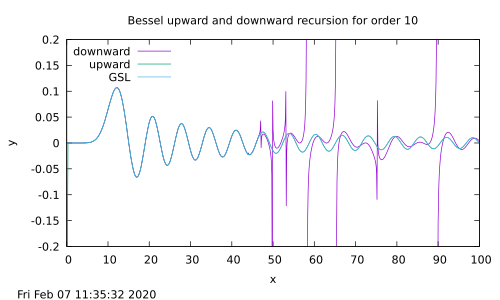

Write gnuplot code to recreate this figure.
#  file: derivative_test.plt 
#
#  Gnuplot plot file for derivative_test output
#  
#  Programmer:  Dick Furnstahl  furnstahl.1@osu.edu
# 
#  Revision history
#   2004-01-24  original version for 780.20 session 5
#   2004-01-16  added postscript enhanced and comments for session 4
#

# record the time and date the graph was generated
set timestamp

# titles and labels
set title 'Bessel upward and downward recursion for order 10'
set xlabel 'x'
set ylabel 'y'

# move the legend to a free space
set key left

# set the x and y axis scales (already logs)
#set xrange [-10:-1]
set yrange [-0.2:0.2]

# fit the curve
#f1(x) = a1*x + b1
#fit [4:6] f1(x) "sums.dat" using ($1):($2) via a1, b1
#fit_title1 = sprintf("%-+4.1f*x %-+4.1f",a1,b1)

# set the terminal type to be the screen (which is x11 here)
set term x11

# plot the data as well as the fit, with appropriate titles 
plot "bessel.dat" using ($1):($2) title "downward" with l,\
"bessel.dat" using 1:3 title "upward" with l, \
"bessel.dat" using 1:4 title "GSL" with l \
 #    a1*x + b1 title fit_title1

# output the plot to the file derivative_test_plt.ps   
set out "bessel.ps"
set term postscript color enhanced
replot
set out "bessel.pdf"
set term pdf
replot
